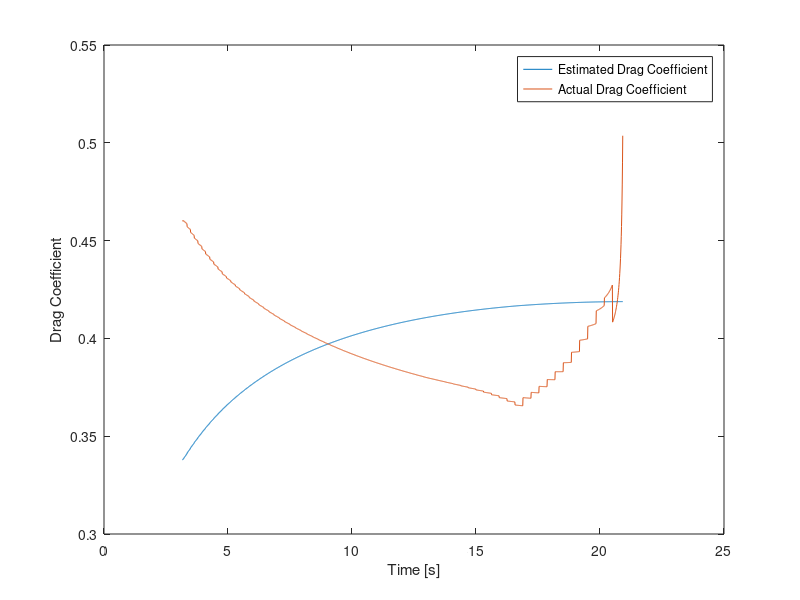

This figure's MATLAB source:
% import trajectory data, initialization
load("Extracted Data.mat");
rho = 1;
Drag = Drag(318:end-8);
Alt = Alt(318:end-8);
Vel = Vel(318:end-8);
Acc = Acc(318:end-8);
t = t(318:end-8);
Cd = (2.*Drag)./(0.0108.*rho.*(Vel.^2)); 
PAcc = Acc + (1*rand() - 0.5); %perturbed acceleration data

%Kalman Filter
Q = 0.0000000001;
R = 0.2;
P = 0.0000000001;
x = 0.5;
Vo = 235; 
for i=2:1778
    %V = trapz([t(i-1) t(i)],[PAcc(i-1) PAcc(i)])+V;
    V = trapz([PAcc(i-1) PAcc(i)]).*(t(i) - t(1))+Vo;
    H = (0.0108.*rho.*(V.^2))./20;
    k = P*H*(H*P*H + R)^-1;
    P = (1-k*H)*P;
    P = 1*P*1+Q;
    x = 1*x;
    x = x+k*(PAcc-H*x);
end
plot(t,x,t,Cd);
legend("Estimated Drag Coefficient","Actual Drag Coefficient");
xlabel("Time [s]");
ylabel("Drag Coefficient");

